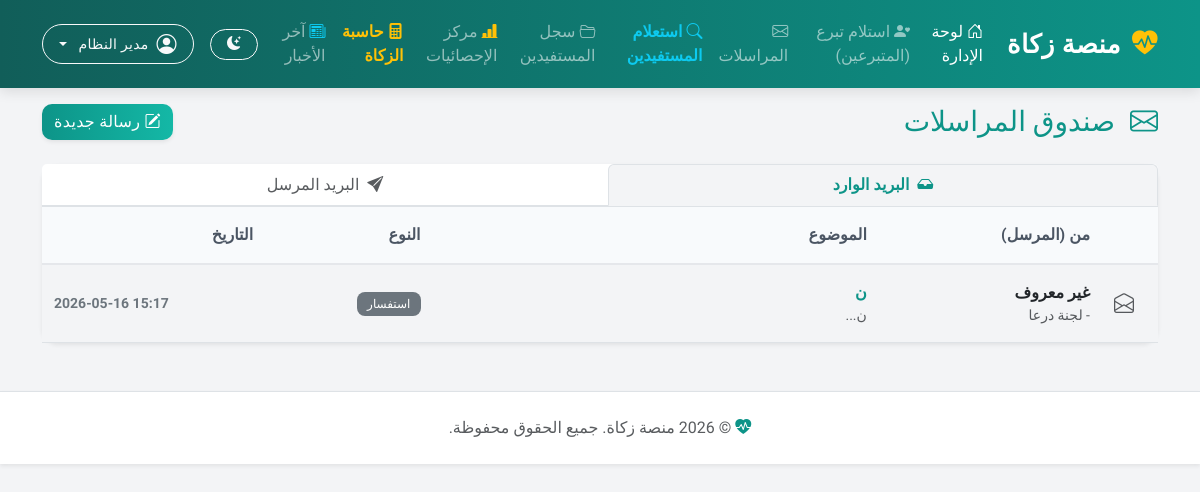
Screenshot of /inbox.php (signed in) with the database file from the repository.
### tables this page shows
CREATE TABLE `global_messages` (
  `id` int(11) NOT NULL,
  `sender_global_id` varchar(50) NOT NULL,
  `receiver_global_id` varchar(50) NOT NULL,
  `subject` varchar(255) NOT NULL,
  `message_body` text NOT NULL,
  `subject_type` varchar(100) NOT NULL,
  `is_read` tinyint(1) DEFAULT 0,
  `created_at` datetime DEFAULT current_timestamp()
);

### inbox.php (the view, shortened to what this page needs)
<?php
require_once __DIR__ . '/db.php';
$my_global_id = ($_SESSION['logged_in_committee'] ?? 0) . '_' . $_SESSION['user_id'];
$tab = $_GET['tab'] ?? 'received';
$central_msg_pdo = new PDO("mysql:host=$host;dbname=zakat_central_db;charset=$charset", $user, $pass, $options);
try {
    $central_msg_pdo->exec("CREATE TABLE IF NOT EXISTS `global_messages` (
        `id` int(11) NOT NULL AUTO_INCREMENT,
        `sender_global_id` varchar(50) NOT NULL,
        `receiver_global_id` varchar(50) NOT NULL,
        `subject` varchar(255) NOT NULL,
        `message_body` text NOT NULL,
        `subject_type` varchar(100) NOT NULL,
        `is_read` tinyint(1) DEFAULT 0,
        `created_at` datetime DEFAULT CURRENT_TIMESTAMP,
        PRIMARY KEY (`id`)
    ) ENGINE=InnoDB DEFAULT CHARSET=utf8mb4;");
} catch (PDOException $e) {}
if ($tab === 'sent') {
    $stmt = $central_msg_pdo->prepare("SELECT * FROM global_messages WHERE sender_global_id = ? ORDER BY created_at DESC");
} else {
    $stmt = $central_msg_pdo->prepare("SELECT * FROM global_messages WHERE receiver_global_id = ? ORDER BY created_at DESC");
}
$stmt->execute([$my_global_id]);
$messages = $stmt->fetchAll();
require_once __DIR__ . '/header.php';
?>
<div class="row mb-4 mt-3">
    <div class="col-12 d-flex justify-content-between align-items-center">
        <h3 class="mb-0 text-primary"><i class="bi bi-envelope me-2"></i> صندوق المراسلات</h3>
        <a href="compose_message.php" class="btn btn-primary shadow-sm"><i class="bi bi-pencil-square"></i> رسالة جديدة</a>
    </div>
</div>
<div class="card shadow-sm border-0 mb-5">
    <div class="card-header bg-white p-0 border-bottom">
        <ul class="nav nav-tabs nav-fill" id="myTab" role="tablist">
            <li class="nav-item" role="presentation">
                <a href="inbox.php?tab=received" class="nav-link <?php echo $tab === 'received' ? 'active fw-bold text-primary' : 'text-muted'; ?>">
                    <i class="bi bi-inbox-fill me-1"></i> البريد الوارد
                </a>
            </li>
            <li class="nav-item" role="presentation">
                <a href="inbox.php?tab=sent" class="nav-link <?php echo $tab === 'sent' ? 'active fw-bold text-primary' : 'text-muted'; ?>">
                    <i class="bi bi-send-fill me-1"></i> البريد المرسل
                </a>
            </li>
        </ul>
    </div>
    <div class="card-body p-0">
        <?php if (count($messages) > 0): ?>
            <div class="table-responsive">
                <table class="table table-hover align-middle mb-0">
                    <thead class="table-light">
                        <tr>
                            <th class="ps-4" style="width: 5%;"></th>
                            <th style="width: 20%;"><?php echo $tab === 'sent' ? 'إلى (المستقبل)' : 'من (المرسل)'; ?></th>
                            <th style="width: 40%;">الموضوع</th>
                            <th style="width: 15%;">النوع</th>
                            <th style="width: 20%;">التاريخ</th>
                        </tr>
                    </thead>
                    <tbody>
                        <?php foreach ($messages as $msg): ?>
                            <tr class="<?php echo ($tab === 'received' && $msg['is_read'] == 0) ? 'table-warning' : ''; ?>" style="cursor: pointer;" onclick="window.location='view_message.php?id=<?php echo $msg['id']; ?>'">
                                <td class="ps-4 text-center">
                                    <?php if ($tab === 'received' && $msg['is_read'] == 0): ?>
                                        <i class="bi bi-envelope-fill text-warning fs-5"></i>
                                    <?php else: ?>
                                        <i class="bi bi-envelope-open text-muted fs-5"></i>
                                    <?php endif; ?>
                                </td>
                                <td>
                                    <div class="fw-bold text-dark"><?php echo htmlspecialchars($msg['other_party']); ?></div>
                                    <div class="small text-muted"><?php echo htmlspecialchars($msg['other_username']); ?></div>
                                </td>
                                <td>
                                    <div class="fw-bold text-primary"><?php echo htmlspecialchars($msg['subject']); ?></div>
                                    <div class="small text-muted text-truncate" style="max-width: 300px;"><?php echo htmlspecialchars(mb_substr($msg['message_body'], 0, 50)) . '...'; ?></div>
                                </td>
                                <td><span class="badge bg-secondary"><?php echo htmlspecialchars($msg['subject_type']); ?></span></td>
                                <td>
                                    <div class="small fw-bold text-secondary" dir="ltr"><?php echo date('Y-m-d H:i', strtotime($msg['created_at'])); ?></div>
                                </td>
                            </tr>
                        <?php endforeach; ?>
                    </tbody>
                </table>
            </div>
        <?php endif; ?>
    </div>
</div>
<?php require_once __DIR__ . '/footer.php'; ?>

### header.php (style rules this page uses)
:root { --bs-primary: #0d9488; --bs-primary-rgb: 13, 148, 136; --bs-info: #06b6d4; --bs-success: #10b981; --bs-warning: #f59e0b; --bs-body-bg: #f3f4f6; }
body { font-family: 'Tajawal', sans-serif; background-color: var(--bs-body-bg); color: #374151; }
.card { border: none !important; border-radius: 16px !important; box-shadow: 0 4px 6px -1px rgba(0, 0, 0, 0.05), 0 2px 4px -1px rgba(0, 0, 0, 0.03); transition: transform 0.2s ease, box-shadow 0.2s ease; }
.btn { border-radius: 10px; font-weight: 500; letter-spacing: 0.3px; transition: all 0.3s; }
.btn-primary { background: linear-gradient(90deg, #0d9488, #14b8a6); border: none; }
.table > :not(caption) > * > * { padding: 1rem 0.75rem; }
.table-light th { background-color: #f8fafc; color: #4b5563; font-weight: 700; border-bottom: 2px solid #e5e7eb; }
.badge { font-weight: 500; padding: 0.5em 0.85em; border-radius: 8px; }
html:not(.view-transition-active) body, html:not(.view-transition-active) .card, html:not(.view-transition-active) .navbar, html:not(.view-transition-active) .bg-white, html:not(.view-transition-active) .bg-light, html:not(.view-transition-active) .modal-content { transition: background-color 0.3s ease, color 0.3s ease, border-color 0.3s ease; }

### rows the page displays
global_messages: is_read 1 (drawn), other_party "غير معروف", other_username "- لجنة درعا", subject "ن", message_body "ن", subject_type "استفسار", created_at "2026-05-16 15:17"

### other values shown
t('zakat_platform') "منصة زكاة"
t('admin_dashboard') "لوحة الإدارة"
t('receive_donation') "استلام تبرع (المتبرعين)"
t('guest_search') "استعلام المستفيدين"
t('beneficiaries_record') "سجل المستفيدين"
t('statistics_center') "مركز الإحصائيات"
t('zakat_calculator') "حاسبة الزكاة"
t('latest_news') "آخر الأخبار"
$_SESSION['user_name'] "مدير النظام"
t('footer_copyright') "جميع الحقوق محفوظة."
